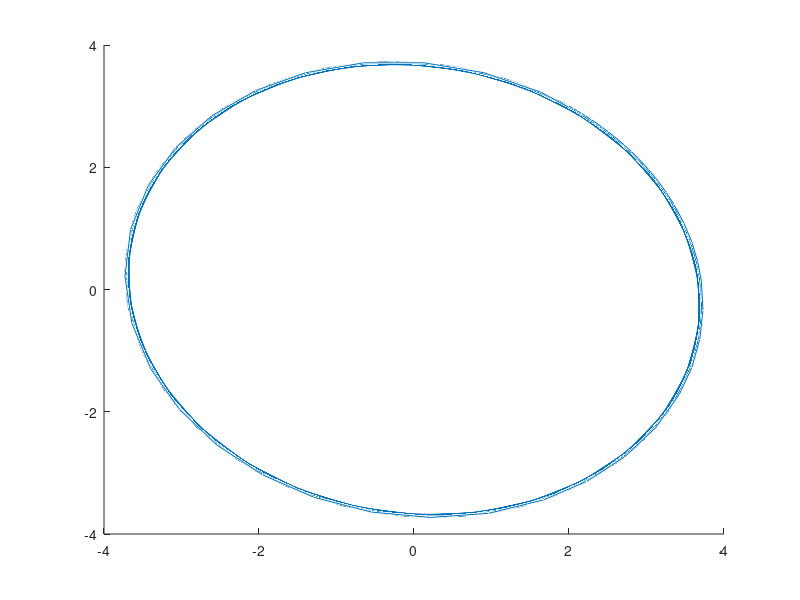

This chart was generated by the following MATLAB code:
function phase_portrait_3D()
close all
clc 
figure()
hold on 
    
        x0=[2;3;4];
        [t,x]=ode45(@dxdt2,[0 300],x0);
        plot3(x(:,1),x(:,2),x(:,3)) 
        drawnow 
    
end

function dx= dxdt2(t,x)
A=[ 0.07 1 0; -1 -0.07 0; 0 0 -0.2];
dx=A*x;
end